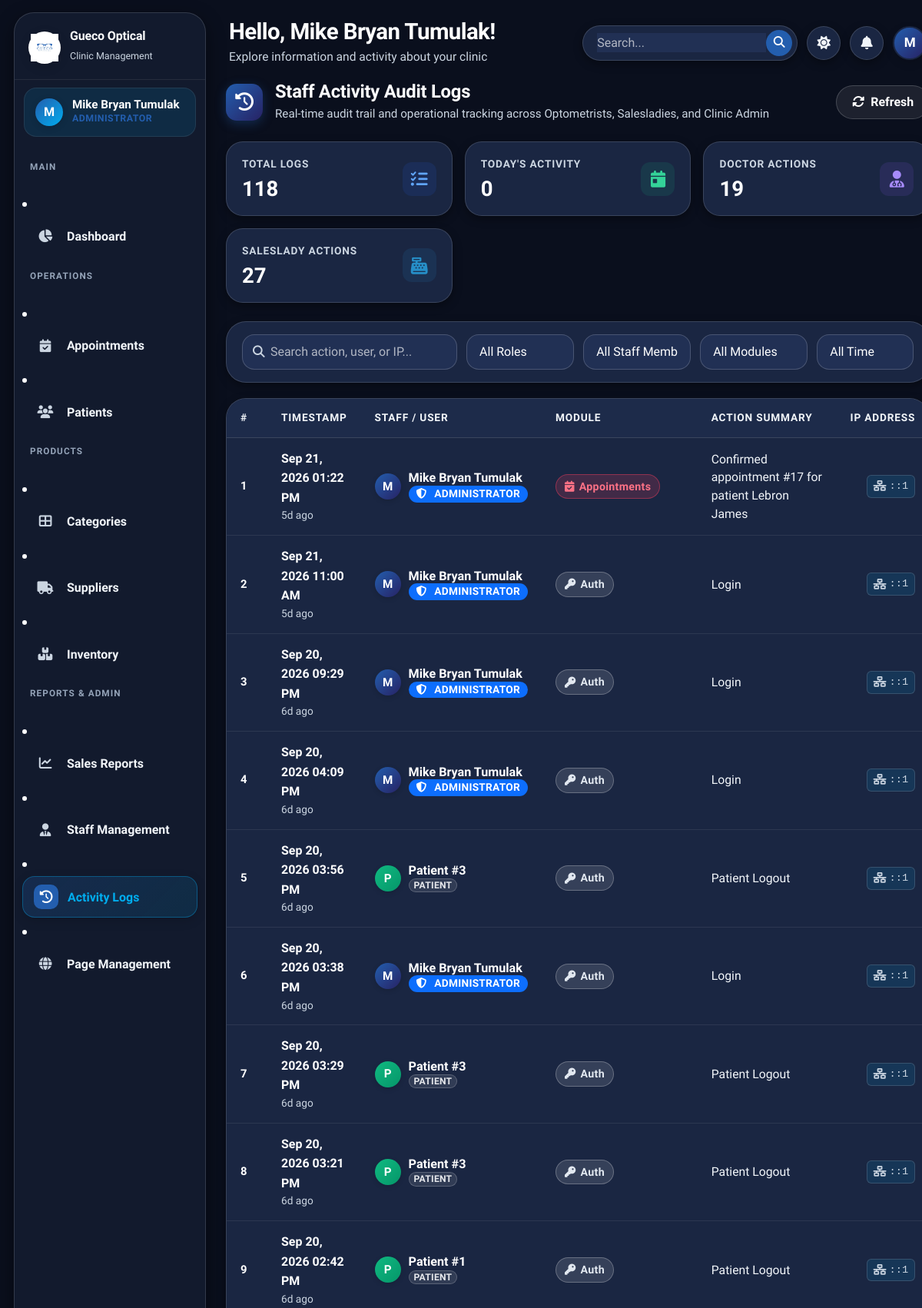
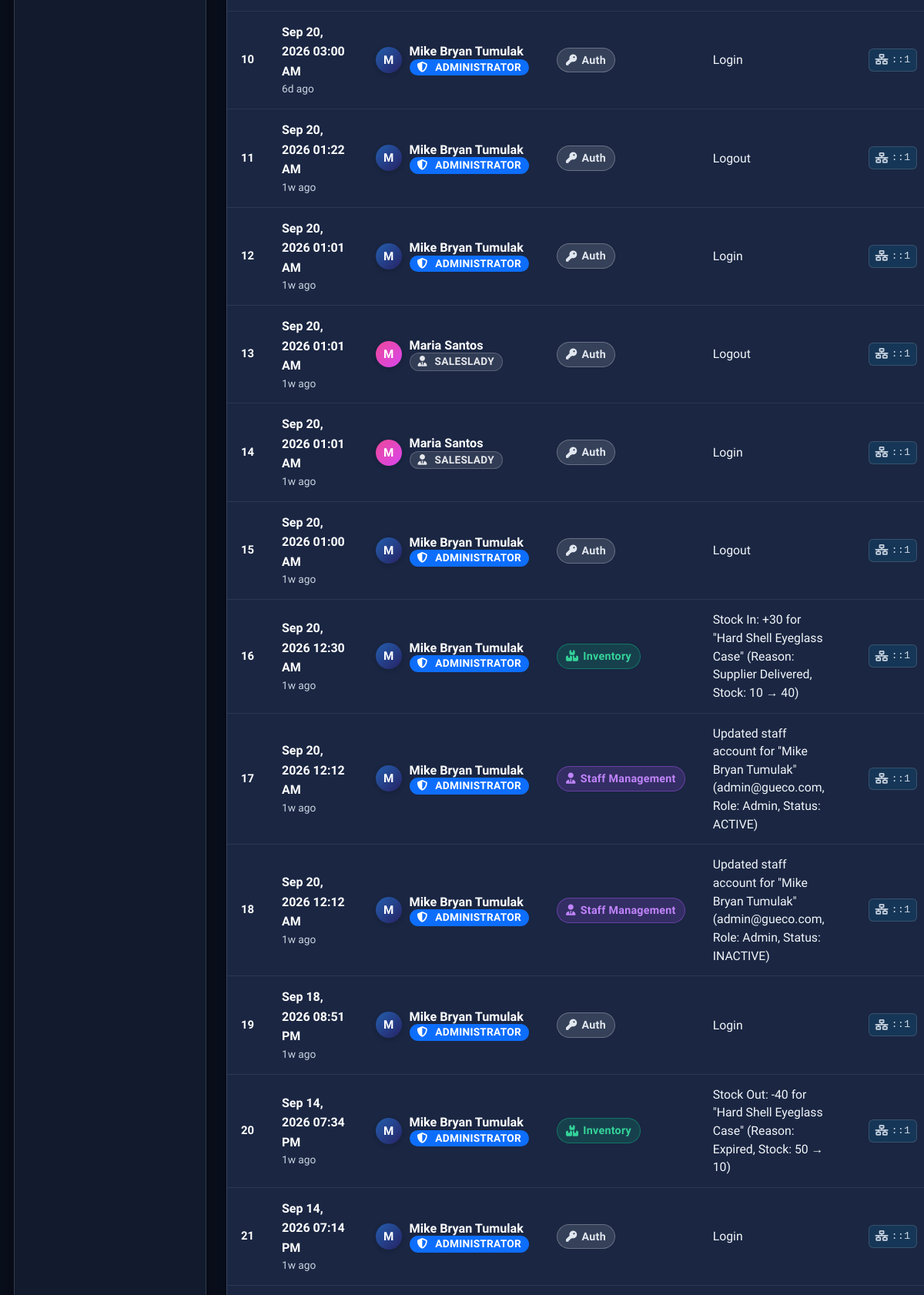
The page /admin/activity_logs.php?page=1 (signed in, upper part) on the database its author committed (2 pictures, top to bottom).
### tables this page shows
CREATE TABLE `users` (
  `id` int(11) NOT NULL AUTO_INCREMENT,
  `full_name` varchar(100) NOT NULL,
  `email` varchar(100) NOT NULL,
  `password` varchar(255) NOT NULL,
  `role` enum('admin','doctor','saleslady') NOT NULL,
  `phone` varchar(20) DEFAULT NULL,
  `status` enum('active','inactive') DEFAULT 'active',
  `profile_photo` varchar(255) DEFAULT NULL,
  `created_at` timestamp NOT NULL DEFAULT current_timestamp(),
  `updated_at` timestamp NOT NULL DEFAULT current_timestamp() ON UPDATE current_timestamp(),
  PRIMARY KEY (`id`),
  UNIQUE KEY `email` (`email`)
);

CREATE TABLE `activity_logs` (
  `id` int(11) NOT NULL AUTO_INCREMENT,
  `user_id` int(11) DEFAULT NULL,
  `user_type` enum('staff','patient') DEFAULT 'staff',
  `action` varchar(200) NOT NULL,
  `module` varchar(100) DEFAULT NULL,
  `ip_address` varchar(45) DEFAULT NULL,
  `created_at` timestamp NOT NULL DEFAULT current_timestamp(),
  PRIMARY KEY (`id`),
  KEY `user_id` (`user_id`),
  CONSTRAINT `activity_logs_ibfk_1` FOREIGN KEY (`user_id`) REFERENCES `users` (`id`) ON DELETE SET NULL
);

### admin/activity_logs.php (the view, shortened to what this page needs)
<?php
require_once __DIR__ . '/../config/functions.php';
$db = getDB();
$search       = sanitize(trim($_GET['search'] ?? ''));
$page         = max(1, (int)($_GET['page'] ?? 1));
$perPage      = 25;
$where = ['1=1'];
$params = [];
$whereStr = implode(' AND ', $where);
$countSql = "
    SELECT COUNT(*) as c
    FROM activity_logs l
    LEFT JOIN users u ON u.id = l.user_id AND l.user_type = 'staff'
    LEFT JOIN patients p ON p.id = l.user_id AND l.user_type = 'patient'
    WHERE $whereStr
";
$cntStmt = $db->prepare($countSql);
$cntStmt->execute($params);
$totalLogs = (int)($cntStmt->fetch()['c'] ?? 0);
$pg = paginate($totalLogs, $perPage, $page);
$limit = (int)$perPage;
$offset = (int)$pg['offset'];
$fetchSql = "
    SELECT l.*,
           u.full_name as staff_name,
           u.role as staff_role,
           u.email as staff_email,
           p.full_name as patient_name
    FROM activity_logs l
    LEFT JOIN users u ON u.id = l.user_id AND l.user_type = 'staff'
    LEFT JOIN patients p ON p.id = l.user_id AND l.user_type = 'patient'
    WHERE $whereStr
    ORDER BY l.created_at DESC
    LIMIT $limit OFFSET $offset
";
$logsStmt = $db->prepare($fetchSql);
$logsStmt->execute($params);
$logs = $logsStmt->fetchAll() ?: [];
$statsToday = $db->query("SELECT COUNT(*) as c FROM activity_logs WHERE DATE(created_at) = CURDATE()")->fetch()['c'] ?? 0;
$statsDoctor = $db->query("SELECT COUNT(*) as c FROM activity_logs l JOIN users u ON u.id = l.user_id WHERE u.role = 'doctor'")->fetch()['c'] ?? 0;
$statsSaleslady = $db->query("SELECT COUNT(*) as c FROM activity_logs l JOIN users u ON u.id = l.user_id WHERE u.role = 'saleslady'")->fetch()['c'] ?? 0;
$statsTotalAll = $db->query("SELECT COUNT(*) as c FROM activity_logs")->fetch()['c'] ?? 0;
function getModuleBadge(string $module): array {
    $m = strtolower($module);
    if (strpos($m, 'pos') !== false || strpos($m, 'sale') !== false) {
        return ['class' => 'mod-sales', 'icon' => 'fa-cash-register'];
    } elseif (strpos($m, 'prescription') !== false) {
        return ['class' => 'mod-prescriptions', 'icon' => 'fa-glasses'];
    } elseif (strpos($m, 'appointment') !== false) {
        return ['class' => 'mod-appointments', 'icon' => 'fa-calendar-check'];
    } elseif (strpos($m, 'inventory') !== false || strpos($m, 'stock') !== false) {
        return ['class' => 'mod-inventory', 'icon' => 'fa-boxes'];
    } elseif (strpos($m, 'staff') !== false) {
        return ['class' => 'mod-staff', 'icon' => 'fa-user-tie'];
    } elseif (strpos($m, 'cat') !== false) {
        return ['class' => 'mod-categories', 'icon' => 'fa-th-large'];
    } elseif (strpos($m, 'sup') !== false) {
        return ['class' => 'mod-suppliers', 'icon' => 'fa-truck'];
    } elseif (strpos($m, 'auth') !== false || strpos($m, 'login') !== false || strpos($m, 'logout') !== false) {
        return ['class' => 'mod-auth', 'icon' => 'fa-key'];
    }
    return ['class' => 'mod-default', 'icon' => 'fa-shield-halved'];
}
$extraHead = '<link rel="stylesheet" href="' . BASE_URL . 'assets/css/pages/activity_logs.css?v=' . time() . '">';
include __DIR__ . '/../includes/header.php';
?>
<div class="log-header-wrap">
  <div class="log-header-left">
    <div class="log-header-icon-box">
      <i class="fas fa-history"></i>
    </div>
    <div class="log-header-titles">
      <h4>Staff Activity Audit Logs</h4>
      <p>Real-time audit trail and operational tracking across Optometrists, Salesladies, and Clinic Admin</p>
    </div>
  </div>
  <div>
    <button type="button" class="btn btn-secondary" onclick="window.location.href='activity_logs.php'" title="Refresh Logs">
      <i class="fas fa-sync-alt"></i> Refresh
    </button>
  </div>
</div>
<div class="log-stats-grid">
  <div class="log-stat-card">
    <div class="log-stat-info">
      <div class="log-stat-label">Total Logs</div>
      <div class="log-stat-val"><?= number_format($statsTotalAll) ?></div>
    </div>
    <div class="log-stat-icon-wrap icon-blue">
      <i class="fas fa-list-check"></i>
    </div>
  </div>
  <div class="log-stat-card">
    <div class="log-stat-info">
      <div class="log-stat-label">Today's Activity</div>
      <div class="log-stat-val"><?= number_format($statsToday) ?></div>
    </div>
    <div class="log-stat-icon-wrap icon-emerald">
      <i class="fas fa-calendar-day"></i>
    </div>
  </div>
  <div class="log-stat-card">
    <div class="log-stat-info">
      <div class="log-stat-label">Doctor Actions</div>
      <div class="log-stat-val"><?= number_format($statsDoctor) ?></div>
    </div>
    <div class="log-stat-icon-wrap icon-purple">
      <i class="fas fa-user-md"></i>
    </div>
  </div>
  <div class="log-stat-card">
    <div class="log-stat-info">
      <div class="log-stat-label">Saleslady Actions</div>
      <div class="log-stat-val"><?= number_format($statsSaleslady) ?></div>
    </div>
    <div class="log-stat-icon-wrap icon-amber">
      <i class="fas fa-cash-register"></i>
    </div>
  </div>
</div>
<div class="log-toolbar-card">
  <form method="GET" action="activity_logs.php">
    <div class="log-toolbar-grid">
      <div class="log-search-wrap">
        <i class="fas fa-search"></i>
        <input type="text" name="search" class="form-control" placeholder="Search action, user, or IP..." value="<?= htmlspecialchars($search) ?>">
      </div>
      <div>
        <select name="role" class="form-select" onchange="this.form.submit()">
          <option value="">All Roles</option>
        </select>
      </div>
      <div>
        <select name="user_id" class="form-select" onchange="this.form.submit()">
          <option value="">All Staff Members</option>
        </select>
      </div>
      <div>
        <select name="module" class="form-select" onchange="this.form.submit()">
          <option value="">All Modules</option>
        </select>
      </div>
      <div>
        <select name="date_range" class="form-select" onchange="this.form.submit()">
          <option value="">All Time</option>
        </select>
      </div>
    </div>
  </form>
</div>
<div class="table-wrapper">
  <div class="table-responsive">
    <table class="table">
      <thead>
        <tr>
          <th style="width: 60px;">#</th>
          <th style="width: 200px;">Timestamp</th>
          <th style="width: 220px;">Staff / User</th>
          <th style="width: 160px;">Module</th>
          <th>Action Summary</th>
          <th style="width: 140px; text-align: right;">IP Address</th>
        </tr>
      </thead>
      <tbody>
        <?php if (empty($logs)): ?>
        <tr>
          <td colspan="6">
            <div class="empty-state" style="text-align:center; padding:48px 20px;">
              <div class="empty-icon" style="font-size:2.5rem; color:var(--text-muted); margin-bottom:12px;">
                <i class="fas fa-history"></i>
              </div>
              <h6 style="font-weight:700; color:var(--text-primary); margin-bottom:4px;">No activity logs recorded</h6>
              <p style="font-size:0.84rem; color:var(--text-muted);">Staff actions will automatically appear here as clinic operations occur.</p>
            </div>
          </td>
        </tr>
        <?php else: ?>
        <?php foreach ($logs as $i => $log): ?>
        <?php
          $isPatient = ($log['user_type'] === 'patient');
          $displayName = $isPatient ? ($log['patient_name'] ?? 'Patient #'.$log['user_id']) : ($log['staff_name'] ?? 'System / Former Staff');
          $avatarClass = 'avatar-' . ($isPatient ? 'patient' : ($log['staff_role'] ?? 'admin'));
          $modBadge = getModuleBadge($log['module'] ?? '');
        ?>
        <tr>
          <td style="color:var(--text-muted); font-size:0.78rem; font-weight:600;">
            <?= $pg['offset'] + $i + 1 ?>
          </td>
          <td>
            <div style="font-weight: 600; font-size: 0.84rem; color: var(--text-primary);">
              <?= date('M d, Y h:i A', strtotime($log['created_at'])) ?>
            </div>
            <div style="font-size: 0.72rem; color: var(--text-muted);">
              <?= timeAgo($log['created_at']) ?>
            </div>
          </td>
          <td>
            <div class="log-user-chip">
              <div class="log-user-avatar <?= $avatarClass ?>">
                <?= strtoupper(substr($displayName, 0, 1)) ?>
              </div>
              <div>
                <div class="log-user-name"><?= sanitize($displayName) ?></div>
                <div class="log-user-role">
                  <?php if ($isPatient): ?>
                    <span class="badge bg-secondary" style="font-size:0.64rem; padding:2px 6px;">Patient</span>
                  <?php else: ?>
                    <?= roleBadge($log['staff_role'] ?? 'admin') ?>
                  <?php endif; ?>
                </div>
              </div>
            </div>
          </td>
          <td>
            <span class="module-badge <?= $modBadge['class'] ?>">
              <i class="fas <?= $modBadge['icon'] ?>"></i>
              <?= sanitize($log['module'] ?: 'General') ?>
            </span>
          </td>
          <td>
            <div class="log-action-text">
              <?= sanitize($log['action']) ?>
            </div>
          </td>
          <td style="text-align: right;">
            <span class="log-ip-badge">
              <i class="fas fa-network-wired"></i> <?= sanitize($log['ip_address'] ?: '—') ?>
            </span>
          </td>
        </tr>
        <?php endforeach; ?>
        <?php endif; ?>
      </tbody>
    </table>
  </div>
</div>
<?php include __DIR__ . '/../includes/footer.php'; ?>

### includes/header.php (shortened to what this page needs)
<?php
require_once __DIR__ . '/../config/functions.php';
$user        = getCurrentUser();
$fullName    = $user['full_name'] ?? 'Admin';
$initials    = strtoupper(substr($fullName, 0, 1));
$userTheme = $_COOKIE['gueco_theme'] ?? ($_COOKIE['theme'] ?? 'dark');
$currentTheme = ($userTheme === 'light') ? 'light' : 'dark';
?>
<!DOCTYPE html>
<html lang="en" data-theme="<?= $currentTheme ?>">
<head>
  <link href="https://cdn.jsdelivr.net/npm/bootstrap@5.3.3/dist/css/bootstrap.min.css" rel="stylesheet">
  <link rel="stylesheet" href="https://cdnjs.cloudflare.com/ajax/libs/font-awesome/6.5.0/css/all.min.css">
  <link rel="stylesheet" href="<?= BASE_URL ?>assets/css/style.css?v=<?= time() ?>">
  <?php if (isset($extraHead)) echo $extraHead; ?>
</head>
<body>
<div class="app-wrapper">
  <aside class="sidebar" id="sidebar">
    <div class="sidebar-logo">
      <div class="logo-icon">
        <img src="<?= htmlspecialchars(getClinicLogoUrl(BASE_URL)) ?>" alt="Logo" style="width:100%; height:100%; object-fit:contain;">
      </div>
      <div class="logo-text">
        <h6>Gueco Optical</h6>
        <span>Clinic Management</span>
      </div>
    </div>
    <div class="sidebar-user">
      <div class="user-avatar">
        <span><?= $initials ?></span>
      </div>
      <div class="user-info">
        <div class="user-name"><?= sanitize($fullName) ?></div>
        <div class="user-role"><?= getRoleLabel($user['role'] ?? '') ?></div>
      </div>
    </div>
    <nav class="sidebar-nav">
      <?php include __DIR__ . '/sidebar.php'; ?>
    </nav>
  </aside>
  <div class="main-content">
    <header class="app-header">
      <div class="header-left">
        <div class="header-greeting">
          <h4>Hello, <?= sanitize($fullName) ?>!</h4>
          <p>Explore information and activity about your clinic</p>
        </div>
      </div>
      <div class="header-right">
        <div class="header-search-wrap">
          <input type="text" placeholder="Search..." aria-label="Search">
          <button type="button" class="header-search-btn" title="Search">
            <i class="fas fa-search"></i>
          </button>
        </div>
        <button class="header-icon-btn" id="themeToggle" title="Toggle Theme">
          <i class="fas fa-moon" id="themeIcon"></i>
        </button>
        <div class="dropdown" id="notifDropdownWrap">
          <button class="header-icon-btn" type="button" data-bs-toggle="dropdown" aria-expanded="false" title="Notifications">
            <i class="fas fa-bell"></i>
          </button>
        </div>
        <div class="header-avatar" title="<?= sanitize($fullName) ?>">
          <?= $initials ?>
        </div>
      </div>
    </header>
    <div class="page-content">

### config/functions.php (shortened to what this page needs)
<?php
function getCurrentUser(): ?array {
    try {
        $db = getDB();
        $stmt = $db->prepare("SELECT id, full_name, role, email, phone, status FROM users WHERE id = ?");
        $stmt->execute([$_SESSION['user_id']]);
        $user = $stmt->fetch();
        if ($user) {
            $currentUser = $user;
            return $currentUser;
        }
    } catch (Exception $e) {
    }
    $currentUser = [
        'id'        => $_SESSION['user_id'] ?? 0,
        'full_name' => $_SESSION['user_name'] ?? 'User',
        'role'      => $_SESSION['user_role'] ?? 'guest',
        'email'     => $_SESSION['user_email'] ?? '',
    ];
    return $currentUser;
}
function getRoleLabel(string $role): string {
    return match($role) {
        'admin'     => 'Administrator',
        'doctor'    => 'Optometrist',
        'saleslady' => 'Saleslady / Cashier',
        default     => ucfirst($role),
    };
}
function sanitize(?string $value): string {
    return htmlspecialchars(strip_tags(trim($value)), ENT_QUOTES, 'UTF-8');
}
function timeAgo(?string $datetime): string {
    try {
        $tz = new DateTimeZone('Asia/Manila');
        $now = new DateTime('now', $tz);
        $past = new DateTime($datetime, $tz);
        $diff = $now->diff($past);
        if ($diff->d >= 7) return floor($diff->d / 7) . 'w ago';
        if ($diff->d > 0) return $diff->d . 'd ago';
        return 'Just now';
    } catch (Exception $e) {
        return formatDate($datetime);
    }
}
function roleBadge(?string $role): string {
    $role = (string)($role ?? '');
    $map = [
        'admin'     => ['primary',   'shield-alt', 'Administrator'],
        'doctor'    => ['info',      'user-md',    'Optometrist'],
        'saleslady' => ['secondary', 'user-tie',   'Saleslady'],
    ];
    $cfg = $map[$role] ?? ['secondary', 'user', ucfirst($role)];
    return "<span class='badge bg-{$cfg[0]}'><i class='fas fa-{$cfg[1]} me-1'></i>{$cfg[2]}</span>";
}
function paginate(int $total, int $perPage, int $currentPage): array {
    $totalPages = (int) ceil($total / $perPage);
    $offset = ($currentPage - 1) * $perPage;
    return [
        'total'       => $total,
        'per_page'    => $perPage,
        'current'     => $currentPage,
        'total_pages' => $totalPages,
        'pages'       => $totalPages,
        'offset'      => $offset,
        'has_prev'    => $currentPage > 1,
        'has_next'    => $currentPage < $totalPages,
    ];
}
function getClinicLogoUrl(string $basePrefix = ''): string {
    static $cachedLogo = null;
    try {
        $db = getDB();
        $stmt = $db->prepare("SELECT setting_value FROM site_settings WHERE setting_key = 'clinic_logo' LIMIT 1");
        $stmt->execute();
        $custom = $stmt->fetchColumn();
        if (!empty($custom) && file_exists(__DIR__ . '/../' . ltrim($custom, '/'))) {
            $cachedLogo = ltrim($custom, '/');
        } else {
            $cachedLogo = 'assets/images/logo.png';
        }
    } catch (Throwable $e) {
        $cachedLogo = 'assets/images/logo.png';
    }
    $realFile = __DIR__ . '/../' . $cachedLogo;
    $ver = file_exists($realFile) ? filemtime($realFile) : '2';
    $cachedLogo .= '?v=' . $ver;
    return $basePrefix . $cachedLogo;
}

### rows shown on the page
users: full_name "M", full_name "Mike Bryan Tumulak", role "ADMINISTRATOR"
activity_logs: offset "1", created_at "Sep 21, 2026 01:22 PM", created_at "5d ago", user_type.full_name "M", user.full_name "Mike Bryan Tumulak", user.role "ADMINISTRATOR", module "Appointments", action "Confirmed appointment #17 for patient Lebron James", ip_address "::1"
activity_logs: offset "2", created_at "Sep 21, 2026 11:00 AM", created_at "5d ago", user_type.full_name "M", user.full_name "Mike Bryan Tumulak", user.role "ADMINISTRATOR", module "Auth", action "Login", ip_address "::1"
activity_logs: offset "3", created_at "Sep 20, 2026 09:29 PM", created_at "6d ago", user_type.full_name "M", user.full_name "Mike Bryan Tumulak", user.role "ADMINISTRATOR", module "Auth", action "Login", ip_address "::1"
activity_logs: offset "4", created_at "Sep 20, 2026 04:09 PM", created_at "6d ago", user_type.full_name "M", user.full_name "Mike Bryan Tumulak", user.role "ADMINISTRATOR", module "Auth", action "Login", ip_address "::1"
activity_logs: offset "5", created_at "Sep 20, 2026 03:56 PM", created_at "6d ago", displayName "P", displayName "Patient #3", user_type "PATIENT", module "Auth", action "Patient Logout", ip_address "::1"
activity_logs: offset "6", created_at "Sep 20, 2026 03:38 PM", created_at "6d ago", user_type.full_name "M", user.full_name "Mike Bryan Tumulak", user.role "ADMINISTRATOR", module "Auth", action "Login", ip_address "::1"
activity_logs: offset "7", created_at "Sep 20, 2026 03:29 PM", created_at "6d ago", displayName "P", displayName "Patient #3", user_type "PATIENT", module "Auth", action "Patient Logout", ip_address "::1"
activity_logs: offset "8", created_at "Sep 20, 2026 03:21 PM", created_at "6d ago", displayName "P", displayName "Patient #3", user_type "PATIENT", module "Auth", action "Patient Logout", ip_address "::1"
activity_logs: offset "9", created_at "Sep 20, 2026 02:42 PM", created_at "6d ago", displayName "P", displayName "Patient #1", user_type "PATIENT", module "Auth", action "Patient Logout", ip_address "::1"
activity_logs: offset "10", created_at "Sep 20, 2026 03:00 AM", created_at "6d ago", user_type.full_name "M", user.full_name "Mike Bryan Tumulak", user.role "ADMINISTRATOR", module "Auth", action "Login", ip_address "::1"
activity_logs: offset "11", created_at "Sep 20, 2026 01:22 AM", created_at "1w ago", user_type.full_name "M", user.full_name "Mike Bryan Tumulak", user.role "ADMINISTRATOR", module "Auth", action "Logout", ip_address "::1"
activity_logs: offset "12", created_at "Sep 20, 2026 01:01 AM", created_at "1w ago", user_type.full_name "M", user.full_name "Mike Bryan Tumulak", user.role "ADMINISTRATOR", module "Auth", action "Login", ip_address "::1"
activity_logs: offset "13", created_at "Sep 20, 2026 01:01 AM", created_at "1w ago", user_type.full_name "M", user.full_name "Maria Santos", user.role "SALESLADY", module "Auth", action "Logout", ip_address "::1"
activity_logs: offset "14", created_at "Sep 20, 2026 01:01 AM", created_at "1w ago", user_type.full_name "M", user.full_name "Maria Santos", user.role "SALESLADY", module "Auth", action "Login", ip_address "::1"
activity_logs: offset "15", created_at "Sep 20, 2026 01:00 AM", created_at "1w ago", user_type.full_name "M", user.full_name "Mike Bryan Tumulak", user.role "ADMINISTRATOR", module "Auth", action "Logout", ip_address "::1"
activity_logs: offset "16", created_at "Sep 20, 2026 12:30 AM", created_at "1w ago", user_type.full_name "M", user.full_name "Mike Bryan Tumulak", user.role "ADMINISTRATOR", module "Inventory", action "Stock In: +30 for \"Hard Shell Eyeglass Case\" (Reason: Supplier Delivered, Stock: 10 → 40)", ip_address "::1"
activity_logs: offset "17", created_at "Sep 20, 2026 12:12 AM", created_at "1w ago", user_type.full_name "M", user.full_name "Mike Bryan Tumulak", user.role "ADMINISTRATOR", module "Staff Management", action "Updated staff account for \"Mike Bryan Tumulak\" (admin@gueco.com, Role: Admin, Status: ACTIVE)", ip_address "::1"
activity_logs: offset "18", created_at "Sep 20, 2026 12:12 AM", created_at "1w ago", user_type.full_name "M", user.full_name "Mike Bryan Tumulak", user.role "ADMINISTRATOR", module "Staff Management", action "Updated staff account for \"Mike Bryan Tumulak\" (admin@gueco.com, Role: Admin, Status: INACTIVE)", ip_address "::1"
activity_logs: offset "19", created_at "Sep 18, 2026 08:51 PM", created_at "1w ago", user_type.full_name "M", user.full_name "Mike Bryan Tumulak", user.role "ADMINISTRATOR", module "Auth", action "Login", ip_address "::1"
activity_logs: offset "20", created_at "Sep 14, 2026 07:34 PM", created_at "1w ago", user_type.full_name "M", user.full_name "Mike Bryan Tumulak", user.role "ADMINISTRATOR", module "Inventory", action "Stock Out: -40 for \"Hard Shell Eyeglass Case\" (Reason: Expired, Stock: 50 → 10)", ip_address "::1"
activity_logs: offset "21", created_at "Sep 14, 2026 07:14 PM", created_at "1w ago", user_type.full_name "M", user.full_name "Mike Bryan Tumulak", user.role "ADMINISTRATOR", module "Auth", action "Login", ip_address "::1"

### other values the page prints
$statsTotalAll "118"
$statsToday "0"
$statsDoctor "19"
$statsSaleslady "27"
